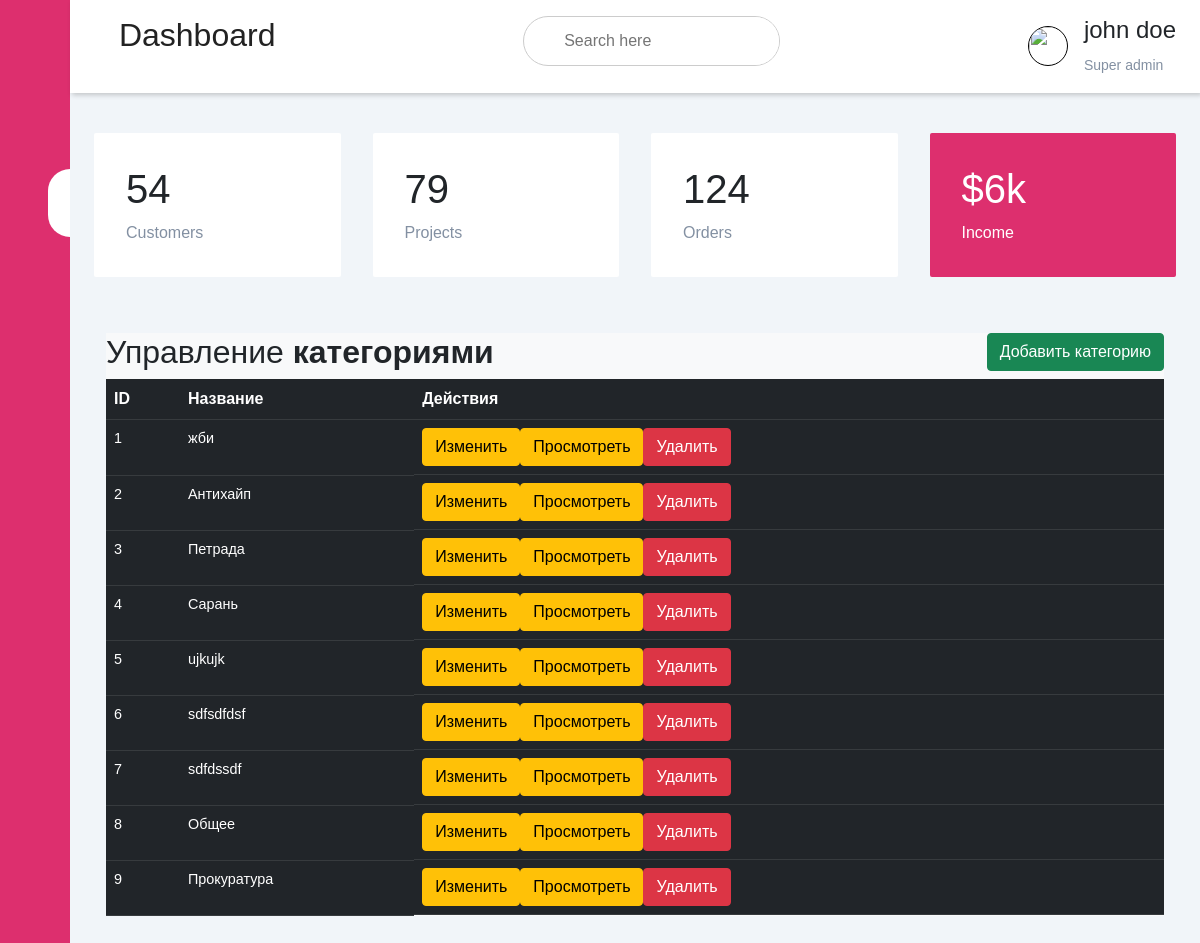
The app's page /edit/categories/ with its own data.
### app/models.py (models this page shows)
class Category(db.Model):  #
    __tablename__ = 'categories'
    id = Column(Integer(), primary_key=True)
    name = Column(String(250), nullable=False, unique=True)

### app/editor_bp/routes/category_routes.py (the view)
@blueprint.route('/categories/', methods=['GET', 'POST'])
def show_categories():
    title = 'Категории'
    categories = Category.query.all()
    return render_template('editor_bp/categories.html', categories=categories, title=title)

### app/editor_bp/templates/editor_bp/categories.html (shortened to what this page needs)
{% extends 'base_edit_template.html' %}
{% block head %}
<link rel="stylesheet" href="{{url_for('admin.static', filename = 'css/bootstrap.min.css')}}">
{% endblock %}
{%block sidebar_menu%}
<div class="sidebar">
    <div class="sidebar-brand">
        <h2> <span>Админ панель</span></h2>
    </div>
    <div class="sidebar-menu">
        <ul>
            <li>
                <a href="{{url_for('editor.add_record')}}" ><span class="las la-igloo"></span><span>Записи</span></a>
            </li>
            <li>
                <a href="" class="active"><span class="las la-users"></span><span>Категории</span></a>
            </li>
            <li>
                <a href="{{url_for('editor.menu')}}"><span class="las la-clipboard-list"></span><span>Меню</span></a>
            </li>
            <li>
                <a href=""><span class="las la-shopping-bag"></span><span>Быстрый доступ</span></a>
            </li>
            <li>
                <a href=""><span class="las la-receipt"></span><span>Партнеры</span></a>
            </li>
            <li>
                <a href=""><span class="las la-user-circle"></span><span>Правая панель</span></a>
            </li>
            <li>
                <a href=""><span class="las la-clipboard-list"></span><span>Метрики</span></a>
            </li>
        </ul>
    </div>
</div>
{%endblock%}
{% block header %}
{% include 'header.html' %}
{% endblock %}
{% block content %}
<div class="container">
<div class="row">
        <div class="col md-12">
            <div class="bg-light p3">
                <h2>Управление  <b>категориями</b>
                    <button type="button" class="btn btn-success float-end"
                            data-bs-toggle="modal" data-bs-target="#create_modal">Добавить категорию
                    </button>
                </h2>
                <table class="table table-hover table-dark">
                    <tr>
                        <th>ID</th>
                        <th>Название</th>
                        <th>Действия</th>
                    </tr>
                    {% for row in categories %}
                    <tr>
                        <td>{{ row.id }}</td>
                        <td>{{ row.name }}</td>
                        <td>
                            <a href="edit/update-category/{{row.id}}" class="btn btn-warning btn-xs" data-bs-toggle="modal"
                               data-bs-target="#edit_modal{{ row.id }}">Изменить</a>
                            <a href="{{url_for('editor.category', id=row.id)}}" class="btn btn-warning btn-xs" >Просмотреть</a>
                            <a href="delete-category/{{row.id}}" class="btn btn-danger btn-xs"
                               onclick="return confirm('Вы хотите удалить? ?')">Удалить</a>
                        </td>
                    </tr>
                    {% endfor%}
                </table>
            </div>
        </div>
</div>
</div>
{% endblock %}

### app/editor_bp/static/css/style.css (style rules this page uses)
:root { --main-color: #dd2f6e; --color-dark: #1d2231; --text-grey: #8390a2; }
* { padding: 0; margin: 0; box-sizing: border-box; list-style-type: none; text-decoration: none; font-family: 'Poppins', sans-serif; }
.sidebar { width: 345px; position: fixed; left: 0; top: 0; height: 100%; background: #dd2f6e; z-index: 100; transition: width 300ms; }
.sidebar-brand { height: 90px; padding: 1rem 0rem 1rem 2rem; color: #fff; }
.sidebar-menu { margin-top: 1rem; }
.sidebar-menu li { width: 100%; margin-bottom: 1.7rem; padding-left: 1rem; }
.sidebar-menu a { padding-left: 1rem; display: block; color: #fff; font-size: 1.1rem; }
.sidebar-menu a.active { background: #fff; padding-top:1rem; padding-bottom: 1rem; color: var(--main-color); border-radius: 30px 0px 0px 30px; }
.sidebar-menu a span:first-child { font-size: 1.5rem; padding-right: 1rem; }
table { border-collapse: collapse; }
td { padding: .5rem 1rem; font-size: 0.9rem; color: #fff; }
tr td:last-child { display: flex; align-items: center; }
body { font: 14px/21px "Lucida Sans", "Lucida Grande", "Lucida Sans Unicode", sans-serif; }
table tr td { color: #fff; }
@media only screen and (max-width: 1200px) { .sidebar { width: 70px; } }
@media only screen and (max-width: 1200px) { .sidebar .sidebar-brand, .sidebar li { padding-left: 1rem; text-align: center; } }
@media only screen and (max-width: 1200px) { .sidebar li a { padding-left: 0rem; } }

### records on screen
Category: id "1", name "жби"
Category: id "2", name "Антихайп"
Category: id "3", name "Петрада"
Category: id "4", name "Сарань"
Category: id "5", name "ujkujk"
Category: id "6", name "sdfsdfdsf"
Category: id "7", name "sdfdssdf"
Category: id "8", name "Общее"
Category: id "9", name "Прокуратура"
